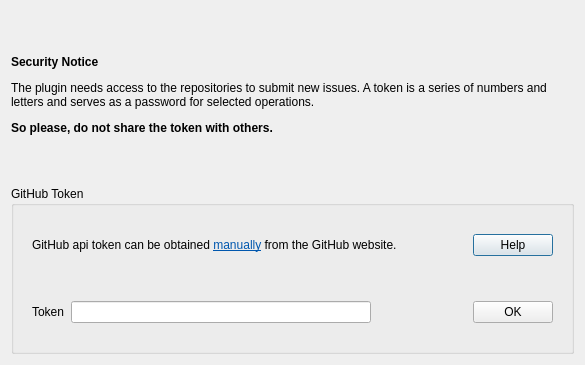
<?xml version="1.0" encoding="UTF-8"?>
<ui version="4.0">
 <class>ReportIssueConfDialog</class>
 <widget class="QDialog" name="ReportIssueConfDialog">
  <property name="windowModality">
   <enum>Qt::NonModal</enum>
  </property>
  <property name="geometry">
   <rect>
    <x>0</x>
    <y>0</y>
    <width>585</width>
    <height>365</height>
   </rect>
  </property>
  <property name="sizePolicy">
   <sizepolicy hsizetype="Fixed" vsizetype="Fixed">
    <horstretch>0</horstretch>
    <verstretch>0</verstretch>
   </sizepolicy>
  </property>
  <property name="windowTitle">
   <string>Configure Report Plugin</string>
  </property>
  <property name="windowIcon">
   <iconset>
    <normaloff>:/plugins/qgis-report-plugin/images/icon.png</normaloff>:/plugins/qgis-report-plugin/images/icon.png</iconset>
  </property>
  <property name="modal">
   <bool>true</bool>
  </property>
  <layout class="QVBoxLayout" name="verticalLayout_2">
   <item>
    <widget class="QLabel" name="label">
     <property name="text">
      <string>&lt;html&gt;&lt;head/&gt;&lt;body&gt;&lt;p&gt;&lt;span style=&quot; font-weight:600;&quot;&gt;Security Notice &lt;/span&gt;&lt;/p&gt;&lt;p&gt;The plugin needs access to the repositories to submit new issues. A token is a series of numbers and letters and serves as a password for selected operations.&lt;/p&gt;&lt;p&gt;&lt;span style=&quot; font-weight:600;&quot;&gt;So please, do not share the token with others.&lt;/span&gt;&lt;/p&gt;&lt;/body&gt;&lt;/html&gt;</string>
     </property>
     <property name="textFormat">
      <enum>Qt::RichText</enum>
     </property>
     <property name="wordWrap">
      <bool>true</bool>
     </property>
    </widget>
   </item>
   <item>
    <widget class="QGroupBox" name="GitTrackerGroupBox">
     <property name="title">
      <string>GitHub Token</string>
     </property>
     <layout class="QVBoxLayout" name="verticalLayout">
      <item>
       <widget class="QWidget" name="widget_2" native="true">
        <layout class="QHBoxLayout" name="horizontalLayout_2">
         <item>
          <widget class="QLabel" name="GitInfoLabel">
           <property name="text">
            <string>&lt;html&gt;&lt;head/&gt;&lt;body&gt;&lt;p&gt;GitHub api token can be obtained &lt;a href=&quot;https://github.com/settings/tokens/new&quot;&gt;&lt;span style=&quot; text-decoration: underline; color:#0057ae;&quot;&gt;manually&lt;/span&gt;&lt;/a&gt; from the GitHub website. &lt;/p&gt;&lt;/body&gt;&lt;/html&gt;</string>
           </property>
           <property name="textFormat">
            <enum>Qt::RichText</enum>
           </property>
           <property name="wordWrap">
            <bool>true</bool>
           </property>
           <property name="openExternalLinks">
            <bool>true</bool>
           </property>
           <property name="textInteractionFlags">
            <set>Qt::LinksAccessibleByMouse|Qt::TextSelectableByMouse</set>
           </property>
          </widget>
         </item>
         <item>
          <widget class="QPushButton" name="GitHelpButton">
           <property name="sizePolicy">
            <sizepolicy hsizetype="Maximum" vsizetype="Fixed">
             <horstretch>0</horstretch>
             <verstretch>0</verstretch>
            </sizepolicy>
           </property>
           <property name="text">
            <string>Help</string>
           </property>
          </widget>
         </item>
        </layout>
       </widget>
      </item>
      <item>
       <widget class="QWidget" name="widget_3" native="true">
        <layout class="QHBoxLayout" name="horizontalLayout_3">
         <item>
          <widget class="QLabel" name="GitLabel_2">
           <property name="text">
            <string>Token</string>
           </property>
          </widget>
         </item>
         <item>
          <widget class="QLineEdit" name="GitTokenLineEdit">
           <property name="minimumSize">
            <size>
             <width>300</width>
             <height>0</height>
            </size>
           </property>
           <property name="placeholderText">
            <string/>
           </property>
          </widget>
         </item>
         <item>
          <spacer name="horizontalSpacer_2">
           <property name="orientation">
            <enum>Qt::Horizontal</enum>
           </property>
           <property name="sizeHint" stdset="0">
            <size>
             <width>40</width>
             <height>20</height>
            </size>
           </property>
          </spacer>
         </item>
         <item>
          <widget class="QPushButton" name="GitOkButton">
           <property name="text">
            <string>OK</string>
           </property>
          </widget>
         </item>
        </layout>
       </widget>
      </item>
     </layout>
    </widget>
   </item>
  </layout>
 </widget>
 <resources/>
 <connections/>
</ui>
